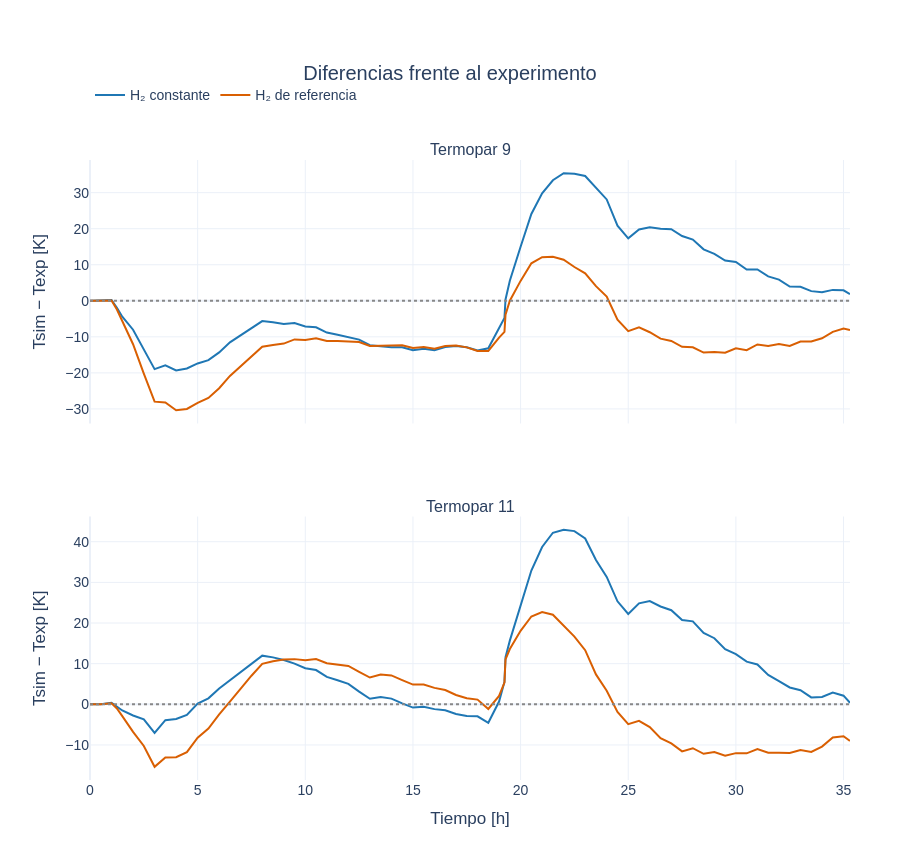

Notebook cell for this chart:
### Markdown cell above
## Plot — Simulación menos experimento
Valores positivos significan que la simulación predice mayor temperatura.

### Code cell
difference_fig.show()
